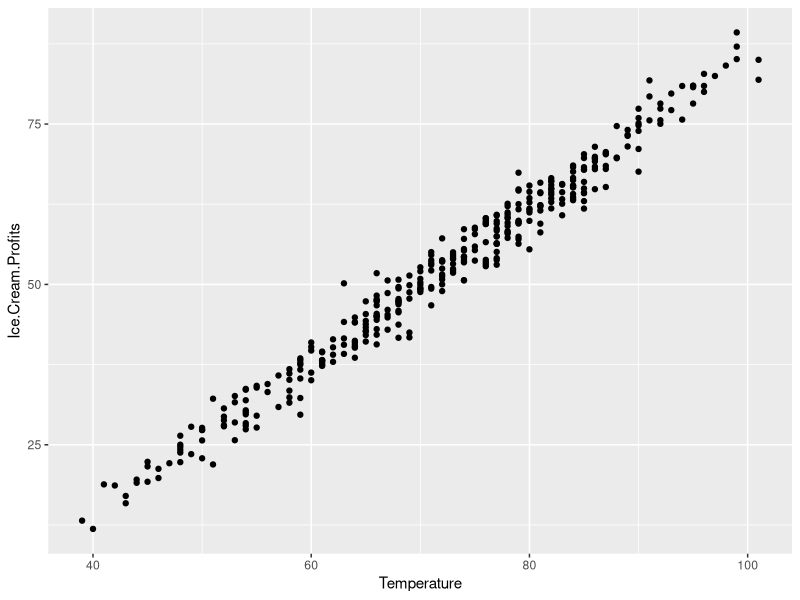
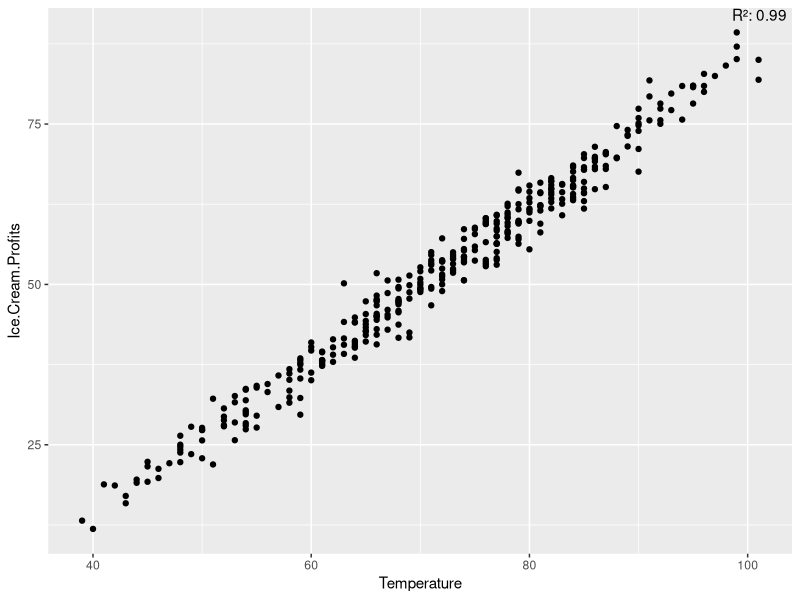
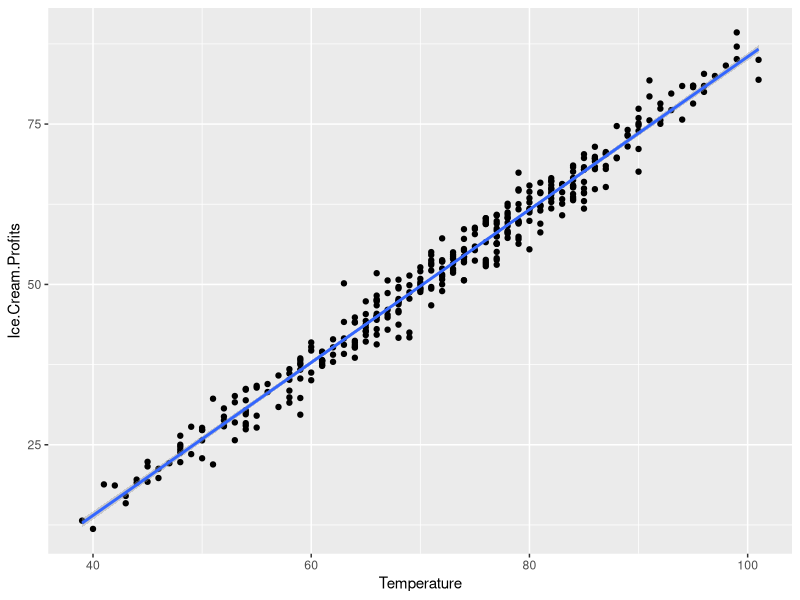

Generate these figures, in order, with R:
## ---- chunk 1
library(tidyverse)
library(kableExtra)
library(stringi)
knitr::opts_chunk$set(echo = TRUE)
## ---- chunk 2
show_head <- function(df) {
  head(df) %>% # passing down only few lines from the df
    knitr::kable(format = "html") %>% # showing the lines in html format
    kable_styling(bootstrap_options = "striped", full_width = FALSE) %>% # little bit of style to avoid columns to be crowded
    kableExtra::scroll_box(width = "100%") # make it scrollable so the columns don't overflow the page
}
## ---- chunk 3
sales <- read.csv("./ice_cream_sales_temperatures.csv")
show_head(sales)  # show head of the sales dataset
## ---- chunk 4
# plot our dataset to get an intuition of what it looks like
sales %>%
  ggplot(mapping = aes(x = Temperature, y = Ice.Cream.Profits)) +
  geom_point()
## ---- chunk 5
r_squared <- cor(sales$Temperature, sales$Ice.Cream.Profits)  # calculate correlation coefficient

# plot dataset with correlation coefficient
sales %>% ggplot(mapping = aes(x = Temperature, y = Ice.Cream.Profits)) +
  geom_point() +
  annotate("text", x = Inf, y = Inf, label = paste0("R²: ", round(r_squared, 2)), hjust = 1.1, vjust = 1.1) +
  theme(legend.position = "none")

# calculate confidence interval of the correlation
cor_test <- cor.test(sales$Temperature, sales$Ice.Cream.Profits)
cor_test$conf.int
## ---- chunk 6
fit <- lm(sales$Ice.Cream.Profits ~ sales$Temperature)
fit

sales %>%
  ggplot(mapping = aes(x = Temperature, y = Ice.Cream.Profits)) +
  geom_point() +
  geom_smooth(method = "lm")
